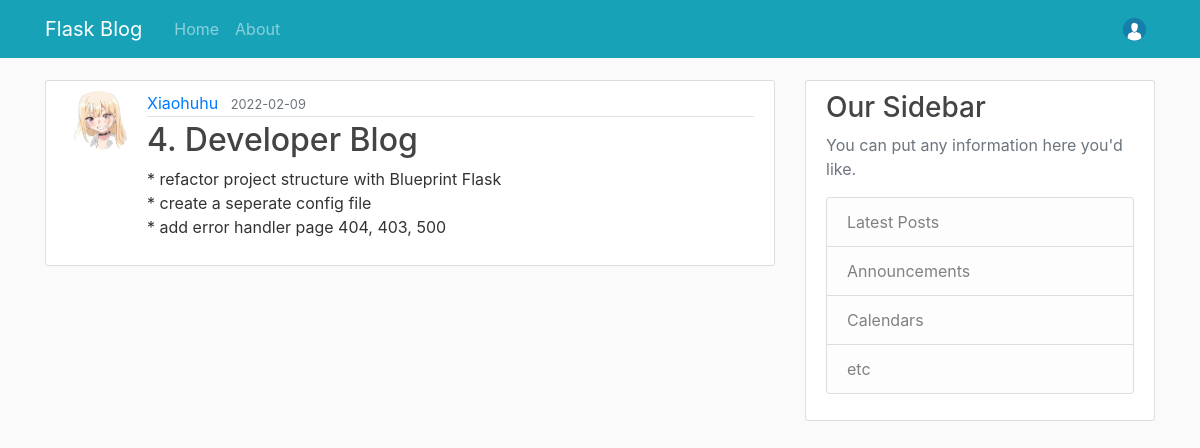
Page /post/6 (signed in) on the committed database.
### flaskblog/models.py (models this page shows, shortened)
class User(db.Model, UserMixin):
    id = db.Column(db.Integer, primary_key=True)
    username = db.Column(db.String(20), unique=True, nullable=False)
    email = db.Column(db.String(120), unique=True, nullable=False)
    image_file = db.Column(db.String(20), nullable=False, default='default.png')
    password = db.Column(db.String(60), nullable=False)
    posts = db.relationship('Post', backref='author', lazy=True)

class Post(db.Model):
    id = db.Column(db.Integer, primary_key=True)
    title = db.Column(db.String(100), nullable=False)
    date_posted = db.Column(db.DateTime, nullable=False, default=datetime.utcnow)
    content = db.Column(db.Text, nullable=False)
    user_id = db.Column(db.Integer, db.ForeignKey('user.id'), nullable=False)

### flaskblog/posts/routes.py (the view)
@posts.route('/post/<int:post_id>')
def post(post_id):
    post = Post.query.get_or_404(post_id)
    return render_template('post.html', title=post.title, post=post)

### flaskblog/models.py (called while the page is built)
@login_manager.user_loader
def load_user(user_id):
    return User.query.get(int(user_id))

### flaskblog/templates/post.html (shortened to what this page needs)
{% extends "template.html" %}
{% block content %}
    <article class="media content-section">
        {% if post.author.image_file != 'default.png' %}
            <img class="rounded-circle article-img" src="{{url_for('static', filename='profile_img/' + post.author.id|string + '/' + post.author.image_file)}}">
        {% else %}
            <img class="rounded-circle article-img" src="{{url_for('static', filename='profile_img/default.png')}}">
        {% endif %}
        <div class="media-body">
            <div class="article-metadata">
                <a class="mr-2" href="{{url_for('users.user_post', username=post.author.username)}}">{{post.author.username}}</a>
                <small class="text-muted">{{post.date_posted.strftime('%Y-%m-%d')}}</small>
            </div>
            <h2 class="article-title" >{{post.title}}</h2>
            <p class="article-content">{{post.content}}</p>
        </div>
    </article>
{% endblock content %}

### flaskblog/static/main.css (style rules this page uses)
body { background: #fafafa; color: #333333; margin-top: 5rem; }
h1, h2, h3, h4, h5, h6 { color: #444444; }
.content-section { background: #ffffff; padding: 10px 20px; border: 1px solid #dddddd; border-radius: 3px; margin-bottom: 20px; }
.article-title { color: #444444; }
.article-content { white-space: pre-line; }
.article-img { height: 65px; width: 65px; margin-right: 16px; }
.article-metadata { padding-bottom: 1px; margin-bottom: 4px; border-bottom: 1px solid #e3e3e3 }

### rows in the picture
User: id+image_file (picture), author.username "Xiaohuhu"
Post: date_posted "2022-02-09", title "4. Developer Blog", content "* refactor project structure with Blueprint Flask * create a seperate config file * add error handler page 404, 403, 500"
